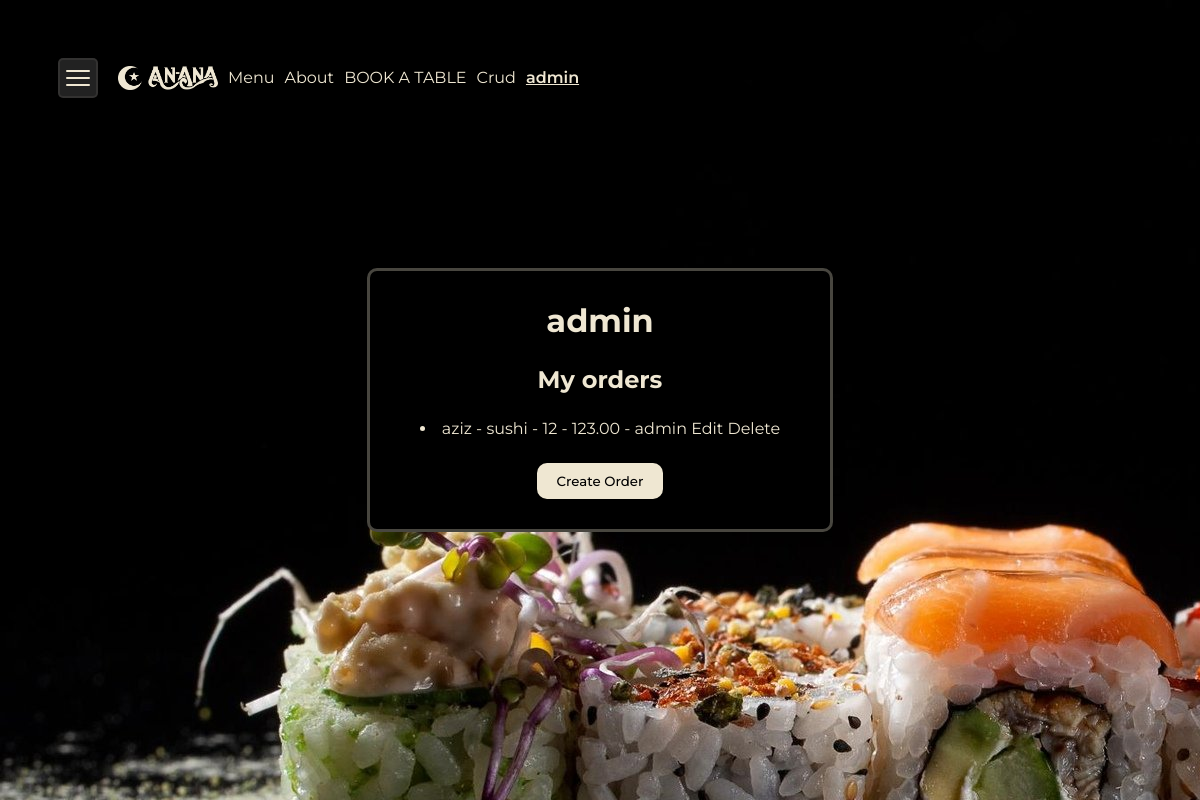
The app's page /users/profile/admin/ (signed in), older data.
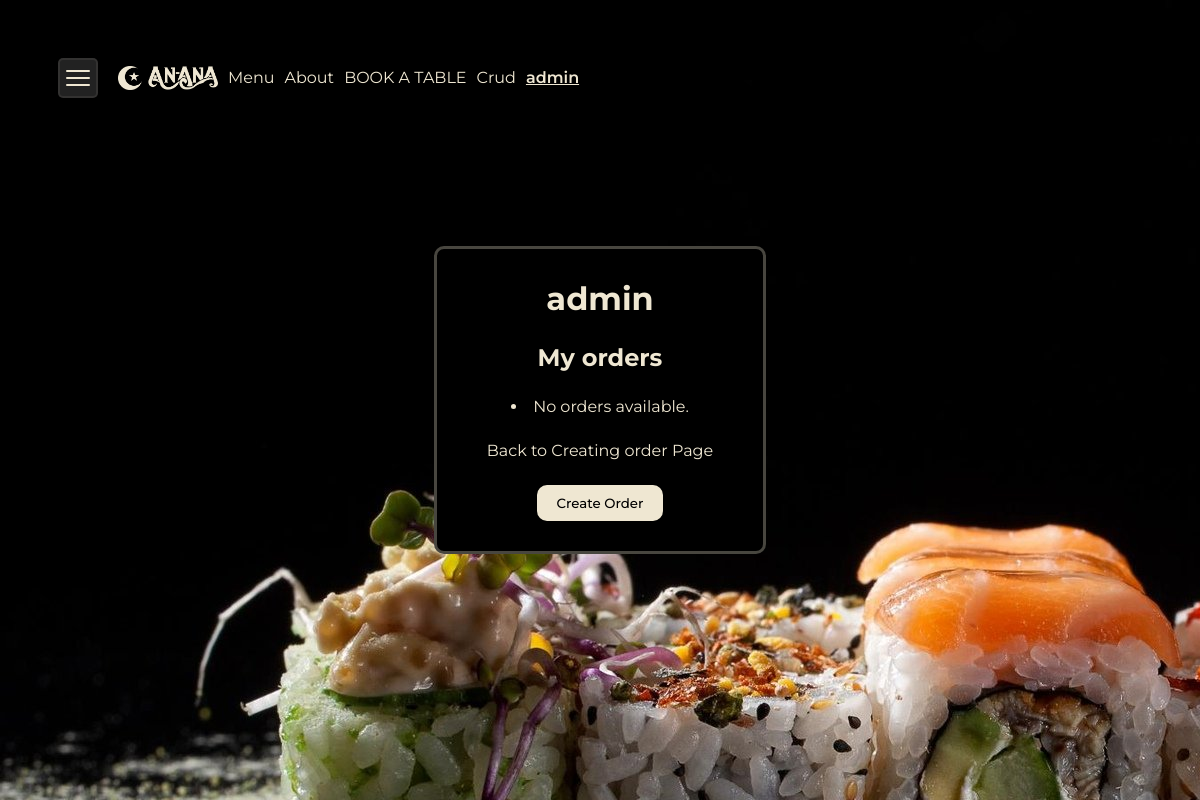
The same page, newer data.
### users/models.py (models this page shows, shortened)
class Profile(models.Model):
    user = models.OneToOneField(User, on_delete=models.CASCADE)

### menu/models.py (models this page shows, shortened)
class Order(models.Model):
    customer_name = models.CharField(max_length=100)
    product_name = models.CharField(max_length=100)
    quantity = models.PositiveIntegerField()
    price = models.DecimalField(max_digits=10, decimal_places=2)
    order_date = models.DateTimeField(auto_now_add=True)
    author_of_order = models.ForeignKey(User, on_delete=models.CASCADE)

### users/views.py (the view)
# urls.py: path("profile/<str:username>/", profile_page, name='profile'),
def profile_page(request, username=None):
    user = get_object_or_404(User, username=username)
    obj = get_object_or_404(Profile, user=user)
    orders = Order.objects.filter(author_of_order=user)
    context = {
        "obj": obj,
        "orders":orders
    }
    return render(request, "profile_page.html", context)

### users/templates/profile_page.html (shortened to what this page needs)
{% extends "base.html" %}
{% block content %}
<div class="profile-wrapper">
  <div class="profile-container">
    <div class="profile">
      <h1 class="username">{{ obj.user.username }}</h1>
      {% if request.user.username == obj.user.username %}
     <h2>My orders</h2>
     {% include 'menu/order_list.html' %}
      <form method="post" action="{% url 'order-create-view' %}">
        <button class="white-btn" type="submit">Create Order</button>
      </form>
      {% endif %}
    </div>
  </div>
</div>
{% endblock content %}

### templates/base.html (shortened to what this page needs)
{% load static %}
<html lang="en">
  <head>
    <link rel="stylesheet" href="{% static 'css/navbar.css' %}" />
    <link rel="stylesheet" href="{% static 'css/home.css' %}" />
    <link rel="stylesheet" href="{% static 'css/profile.css' %}">
    <link rel="stylesheet" type="text/css" href="https://cdn.jsdelivr.net/npm/toastify-js/src/toastify.min.css">
  </head>
  <body style="background-color: #111;">
    {% include 'navbar.html' %}
    {% block content %}
    {% endblock %}
  </body>
</html>

### templates/navbar.html
{% load static %}
<div class="menu-container">
  <div class="burger-menu" id="burgerMenu">
    <div class="bar"></div>
    <div class="bar"></div>
    <div class="bar"></div>
  </div>
  <div class="main-links">
    <a href="/homepage" class="qitchen"><img width="100" src="{% static 'media/anana.png' %}" alt=""></a>
    <a href="/menu_item">Menu</a>
    <a href="/about">About</a>
    <a href="/menu/make_reservation">BOOK A TABLE</a>
    {% if request.user.username == 'admin' %}
    <a href="{% url "menu_create" %}">Crud</a>
    {% endif %}
    <a class="user" href="{% url "profile" request.user.username %}">{{request.user.username}}</a>
  </div>
</div>

### menu/templates/menu/order_list.html (shortened to what this page needs)
{% for order in orders %}
<li>
    {{ order.customer_name }} - {{ order.product_name }} - {{ order.quantity }} - {{ order.price }} - {{ order.author_of_order }}
    <a href="{% url 'order-edit-view' order.pk %}">Edit</a>
    <a href="{% url 'order-delete-view' order.pk %}">Delete</a>
</li>
{% empty %}
<li>No orders available.</li>
<a href="{% url 'order-create-view' %}">Back to Creating order Page</a>
{% endfor %}

### static/css/navbar.css (style rules this page uses)
* { padding: 0; margin: 0; box-sizing: border-box; font-family: "Montserrat", sans-serif; color: #EFE7D2; }
a { text-decoration: none; }
button { cursor: pointer; }
.white-btn { padding: 10px 20px; background-color: #EFE7D2; color: #000; font-family: "Montserrat", sans-serif; border-radius: 10px; font-weight: 500; border: none; outline: none; }
.menu-container { background-color: black; display: flex; align-items: center; padding: 10px; border-radius: 10px; color: snow; width: auto; position: absolute; z-index: 11; top: 48px; left: 48px; font-family: "Montserrat", sans-serif; gap: 20px; }
.menu-container .burger-menu { width: 40px; cursor: pointer; display: flex; flex-direction: column; justify-content: center; align-items: center; background-color: #222; border-radius: 5px; height: 40px; gap: 5px; padding: 5px; border: 2px solid rgba(239, 231, 210, 0.0823529412); }
.menu-container .burger-menu .bar { height: 2px; width: 90%; background-color: #EFE7D2; border-radius: 2px; transition: all 0.3s ease; }
.menu-container .main-links { display: flex; align-items: center; justify-content: space-between; gap: 10px; }
.menu-container .main-links a { color: #EFE7D2; text-decoration: none; font-size: medium; }
.menu-container .main-links a.qitchen { font-size: 35px; font-family: "Forum", serif; font-weight: 500; font-style: normal; }
.menu-container .main-links a.user { font-weight: 600; text-decoration: underline; }

### static/css/home.css (style rules this page uses)
* { padding: 0; margin: 0; box-sizing: border-box; font-family: "Montserrat", sans-serif; color: #EFE7D2; }
a { text-decoration: none; }
button { cursor: pointer; }
.white-btn { padding: 10px 20px; background-color: #EFE7D2; color: #000; font-family: "Montserrat", sans-serif; border-radius: 10px; font-weight: 500; border: none; outline: none; }

### static/css/profile.css (style rules this page uses)
* { padding: 0; margin: 0; box-sizing: border-box; font-family: "Montserrat", sans-serif; color: #EFE7D2; }
a { text-decoration: none; }
button { cursor: pointer; }
.white-btn { padding: 10px 20px; background-color: #EFE7D2; color: #000; font-family: "Montserrat", sans-serif; border-radius: 10px; font-weight: 500; border: none; outline: none; }
.profile-wrapper { width: 100%; height: 100vh; background-size: cover; }
.profile-wrapper .profile-container { width: 100%; height: 100%; display: flex; justify-content: center; align-items: center; }
.profile-wrapper .profile-container .profile { background-color: #000; padding: 30px 50px; display: flex; flex-direction: column; justify-content: center; align-items: center; gap: 25px; border-radius: 10px; border: 3px solid var(--border-default, rgba(239, 231, 210, 0.301)); color: #EFE7D2; font-family: "Montserrat", sans-serif; }

### users/templates/profile_page.html (style rules this page uses)
.profile-wrapper { background: url('/static/media/welcomeImg.jpg'); }

Row changes from the older to the newer data that the page shows:
removed Order: customer_name "aziz", product_name "sushi", quantity "12", price "123.00", author_of_order "admin"
Text that changed along with them:
text now shown: "No orders available. Back to Creating order Page"
